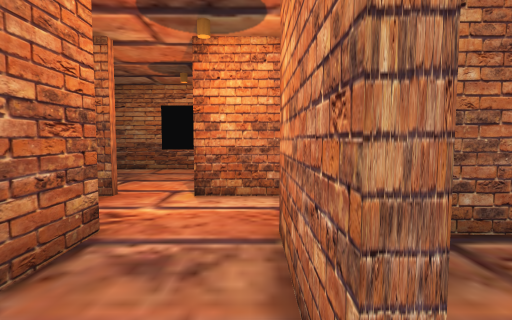
View 1 (above)

24 first-person views from a walk through a Unity game level. The camera is 1.4 m above the floor, tilts 4° down and sees 80° across. The floor is counted in squares, 1 m on a side. Each view is taken from the middle of a square. On the plan, view 1 faces up. The plan holds only what a view shows up to about 14 squares ahead; the rest is blank. The player is left out.

View 2
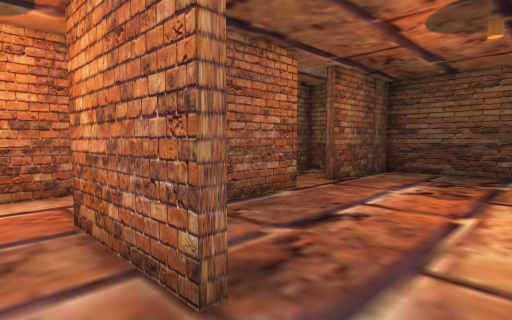

View 3
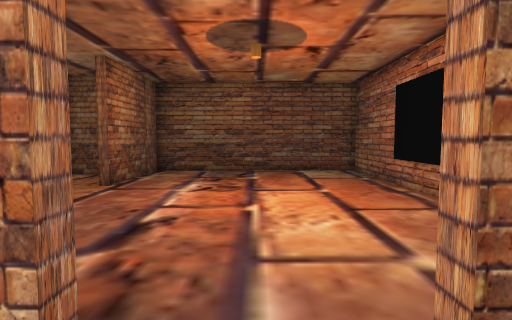

View 4
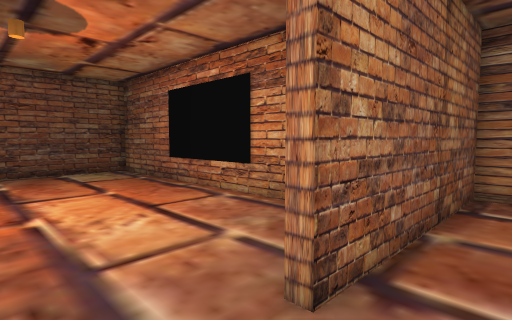

View 5
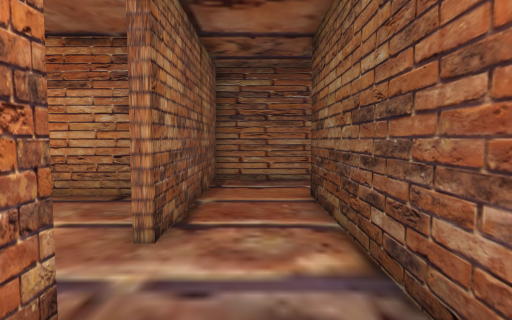

View 6
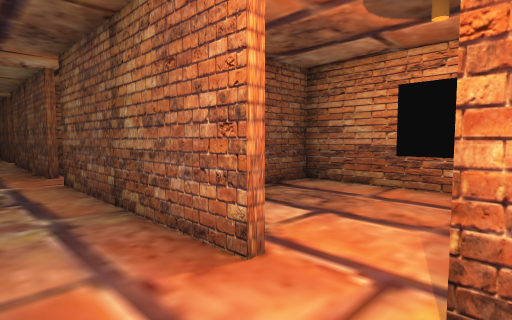

View 7
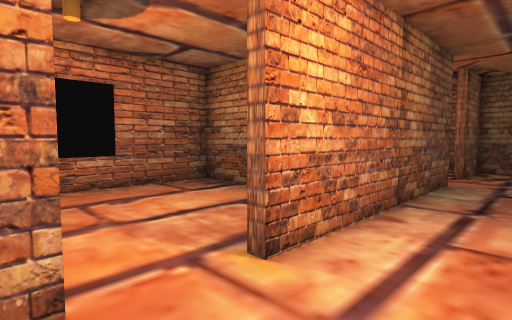

View 8
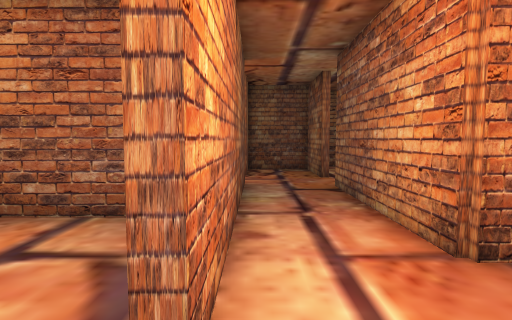

View 9
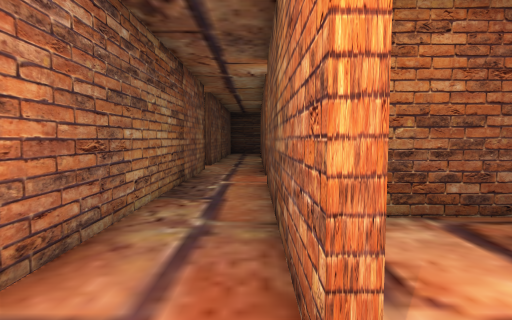

View 10
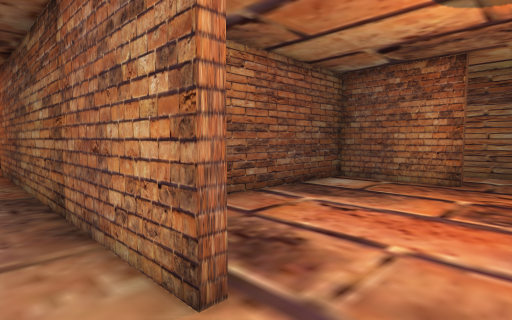

View 11
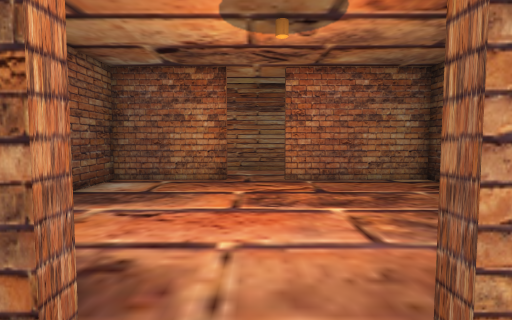

View 12
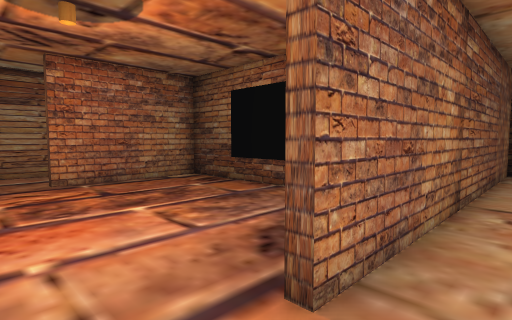

View 13
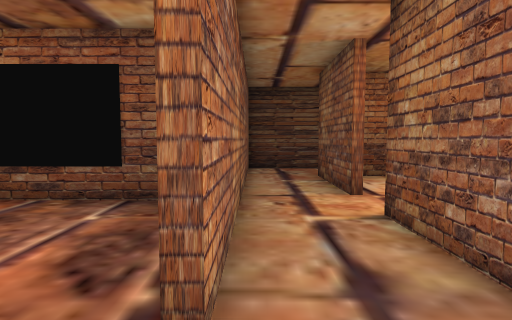

View 14
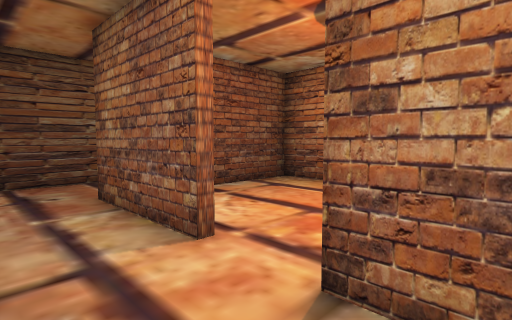

View 15
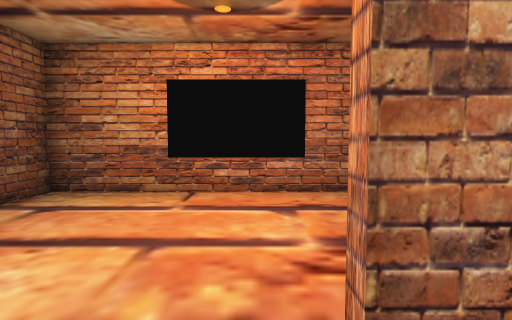

View 16
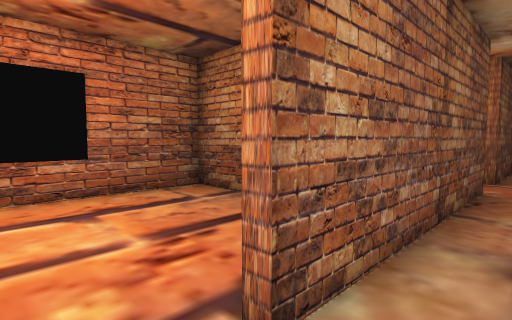

View 17
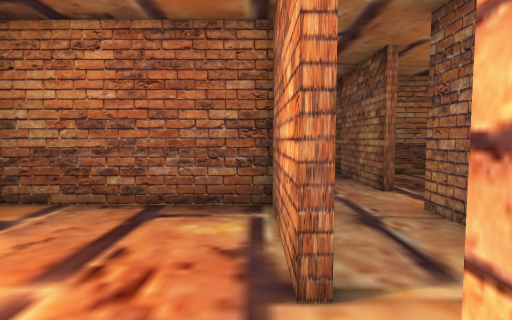

View 18
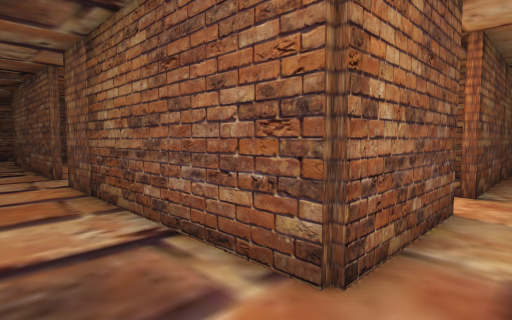

View 19
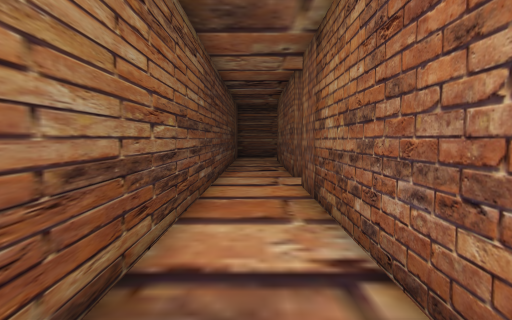

View 20
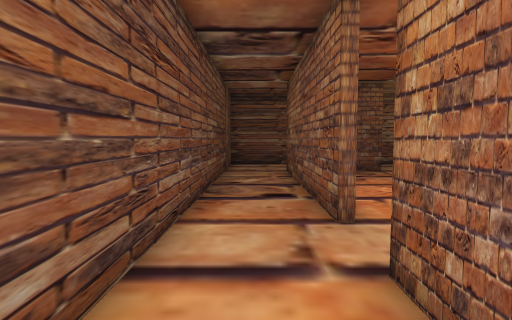

View 21
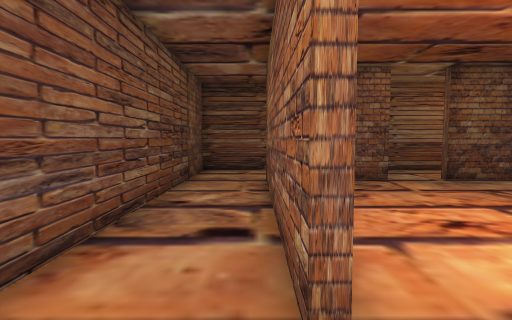

View 22
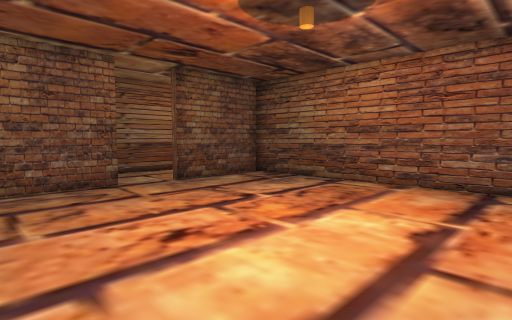

View 23
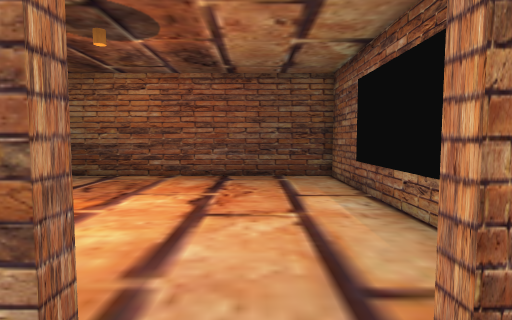

View 24
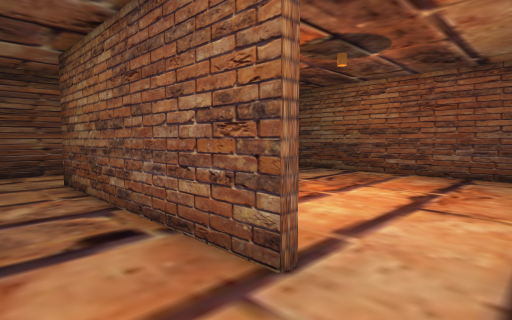

### Floor plan
Ten units are one square. View 1 is at (0, 0); x grows to the right and y downward. Boxes are objects, and circles mark ways between rooms. Rooms are numbered by the first view taken in them; rooms with no view inside come last. Other rooms are left out.
<svg viewBox="-308 -298 436 377">
<path fill="none" stroke="#000" d="M8 -10 3 -10 3 -47 60 -47M-29 74 3 74 3 10 8 10M-35 -74 -115 -74M80 -43 80 -47 109 -47 109 -74 85 -74M66 -74 -15 -74M-135 -74 -155 -74M-160 -47 -24 -47 -24 45M-180 44 -180 48M-186 74 -155 74M-198 -293 -224 -293M-215 -263 -215 -268M-270 -293 -303 -293 -303 -47 -180 -47M-272 -180 -276 -180 -276 -265M-155 -74 -215 -74M-235 -74 -276 -74 -276 -160M-160 -42 -160 -47M-215 -74 -215 -76 -176 -76 -176 -138 -273 -138 -273 -90M-235 -78 -235 -74M-245 -141 -176 -141 -176 -263 -215 -263M-234 -263 -262 -263M-276 -160 -272 -160M60 -43 28 -43M20 44 123 44 123 -43 80 -43M-180 -47 -180 -42M-160 48 -160 44 -122 44 -122 -26M-229 -29 -229 44 -180 44M-35 -78 -35 -74M-15 -74 -15 -78M24 -92 24 -138 -73 -138 -73 -92"/>
<circle cx="-145" cy="-55" r="3" fill="#2a7"/>
<circle cx="10" cy="-5" r="3" fill="#2a7"/>
<circle cx="75" cy="-40" r="3" fill="#2a7"/>
<circle cx="-165" cy="50" r="3" fill="#2a7"/>
<circle cx="-25" cy="-70" r="3" fill="#2a7"/>
<circle cx="-225" cy="-70" r="3" fill="#2a7"/>
<circle cx="-225" cy="-260" r="3" fill="#2a7"/>
<circle cx="-270" cy="-175" r="3" fill="#2a7"/>
<circle cx="-165" cy="-40" r="3" fill="#2a7"/>
<text x="-10" y="0">1</text>
<text x="-160" y="-270">2</text>
<text x="-220" y="-100">3</text>
<text x="-220" y="-200">4</text>
<text x="70" y="0">5</text>
<text x="-170" y="0">6</text>
<text x="-20" y="-110">7</text>
</svg>
Room 1 opens to room 2. Room 1 opens to room 5. Room 1 opens to room 6. Room 1 opens to room 7. Room 2 opens to room 3. Room 2 opens to room 4. Room 2 opens to room 6.

Where each view was taken, in squares from view 1:
view 1: 0 up, 0 right, facing up
view 2: 1 down, 1 left, facing up-right
view 3: 0 up, 1 left, facing right
view 4: 1 up, 1 left, facing down-right
view 5: 3 up, 1 left, facing down
view 6: 5 up, 1 left, facing up-left
view 7: 5 up, 4 left, facing up-right
view 8: 7 up, 3 left, facing right
view 9: 7 up, 2 left, facing left
view 10: 6 up, 18 left, facing down-right
view 11: 6 up, 17 left, facing down
view 12: 6 up, 16 left, facing down-left
view 13: 5 up, 16 left, facing left
view 14: 5 up, 20 left, facing up-left
view 15: 6 up, 22 left, facing up
view 16: 6 up, 23 left, facing up-right
view 17: 8 up, 24 left, facing right
view 18: 6 up, 30 left, facing up-right
view 19: 7 up, 29 left, facing up
view 20: 13 up, 29 left, facing up
view 21: 16 up, 28 left, facing up
view 22: 17 up, 27 left, facing up-right
view 23: 17 up, 29 left, facing right
view 24: 16 up, 30 left, facing up-right
